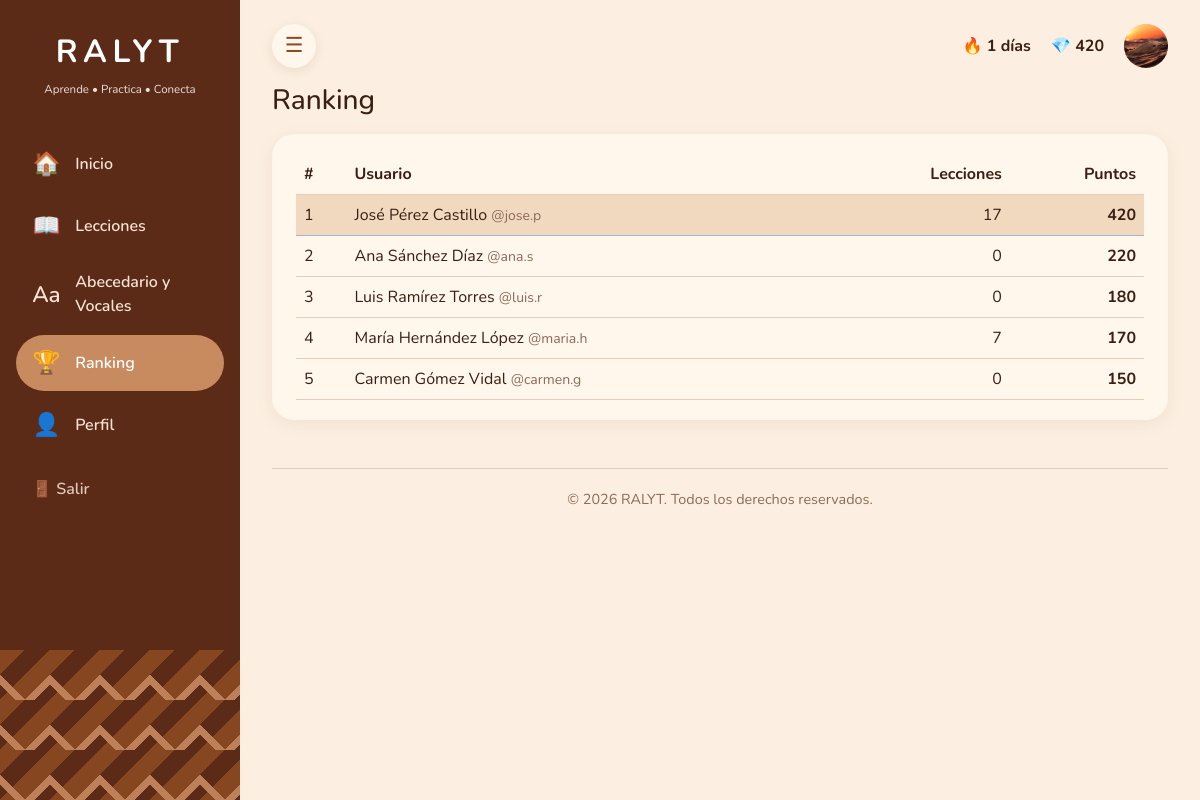
/index.php?ruta=ranking (signed in), run on the app's committed database.
### tables this page shows
CREATE TABLE `usuarios`  (
  `id` int(10) UNSIGNED NOT NULL AUTO_INCREMENT,
  `nombre` varchar(100) NOT NULL,
  `usuario` varchar(30) NOT NULL,
  `correo` varchar(120) NOT NULL,
  `password_hash` varchar(255) NOT NULL,
  `avatar` varchar(255) NULL DEFAULT NULL,
  `puntos` int(10) UNSIGNED NOT NULL DEFAULT 0,
  `racha` int(10) UNSIGNED NOT NULL DEFAULT 0,
  `ultima_actividad` date NULL DEFAULT NULL,
  `creado_en` timestamp NOT NULL DEFAULT current_timestamp(),
  PRIMARY KEY (`id`) USING BTREE,
  UNIQUE INDEX `uq_usuario`(`usuario`) USING BTREE,
  UNIQUE INDEX `uq_correo`(`correo`) USING BTREE
);

### controllers/RankingController.php (called while the page is built)
<?php
class RankingController extends Controlador
{
    public function index(): void {
        $usuario = $this->usuario();
        $this->vista('ranking', [
            'titulo' => 'Ranking', 'activa' => 'ranking', 'usuario' => $usuario,
            'top' => Ranking::top(10), 'miPos' => Ranking::posicion((int)$usuario['id']),
        ]);
    }
}

### index.php (called while the page is built, shortened)
<?php
require __DIR__ . '/resources/class/funciones.php';
spl_autoload_register(function (string $clase) {
    foreach (['controllers', 'models', 'resources/class'] as $carpeta) {
        $archivo = __DIR__ . "/$carpeta/$clase.php";
        if (is_file($archivo)) { require $archivo; return; }
    }
});
$rutas = [
    'portada'    => ['InicioController',   'portada'],
    'login'      => ['AuthController',     'login'],
    'registro'   => ['AuthController',     'registro'],
    'logout'     => ['AuthController',     'logout'],
    'inicio'     => ['InicioController',   'index'],
    'lecciones'  => ['LeccionesController', 'mapa'],
    'actividad'  => ['LeccionesController', 'actividad'],
    'completar'  => ['LeccionesController', 'completar'],
    'resultados' => ['LeccionesController', 'resultados'],
    'ranking'    => ['RankingController',  'index'],
    'abecedario' => ['AbecedarioController', 'index'],
    'perfil'     => ['PerfilController',   'index'],
];
$ruta = $_GET['ruta'] ?? (!empty($_SESSION['uid']) ? 'inicio' : 'portada');
[$controlador, $metodo] = $rutas[$ruta];
(new $controlador())->$metodo();

### resources/class/Conexion.php (called while the page is built, shortened)
<?php
class Conexion
{
    private static ?PDO $pdo = null;
    public static function get(): PDO
    {
        if (self::$pdo === null) {
            try {
                self::$pdo = new PDO('mysql:host=' . self::HOST . ';dbname=' . self::BD . ';charset=utf8mb4', self::USER, self::PASS, [
                    PDO::ATTR_ERRMODE            => PDO::ERRMODE_EXCEPTION,
                    PDO::ATTR_DEFAULT_FETCH_MODE => PDO::FETCH_ASSOC,
                    PDO::ATTR_EMULATE_PREPARES   => false,
                ]);
            } catch (PDOException $e) {
                http_response_code(500);
                exit('No se pudo conectar a la base de datos "ralyt". Revisa resources/class/Conexion.php y que hayas importado ralyt.sql y ralyt_ajustes.sql.');
            }
        }
        return self::$pdo;
    }
}

### models/Usuario.php (called while the page is built, shortened)
<?php
class Usuario
{
    public static function porId(int $id): ?array {
        $q = Conexion::get()->prepare('SELECT * FROM usuarios WHERE id = ?');
        $q->execute([$id]);
        return $q->fetch() ?: null;
    }
    public static function rachaEfectiva(array $u): int {
        $dias = (new DateTime('today'))->diff(new DateTime($u['ultima_actividad']))->days;
        return $dias <= 1 ? (int)$u['racha'] : 0;
    }
}

### resources/class/funciones.php (called while the page is built, shortened)
<?php
function h($v): string { return htmlspecialchars((string)$v, ENT_QUOTES, 'UTF-8'); }
function url(string $ruta = '', array $params = []): string {
    $q = $ruta !== '' ? ['ruta' => $ruta] + $params : $params;
    return 'index.php' . ($q ? '?' . http_build_query($q) : '');
}
function u(string $ruta = '', array $params = []): string { return h(url($ruta, $params)); }

### models/Ranking.php (called while the page is built, shortened)
<?php
class Ranking
{
    public static function top(int $n = 10): array {
        return Conexion::get()->query('SELECT * FROM v_ranking ORDER BY posicion, id LIMIT ' . $n)->fetchAll();
    }
}

### vistas/paginas/ranking.php (the view, shortened to what this page needs)
<h1 class="h3 mb-3">Ranking</h1>
<div class="rl-card">
  <table class="table align-middle mb-0">
    <thead><tr><th>#</th><th>Usuario</th><th class="text-end">Lecciones</th><th class="text-end">Puntos</th></tr></thead>
    <tbody>
    <?php foreach (array_slice($top, 0, 5) as $f): ?>
      <tr class="<?= (int)$f['id'] === (int)$usuario['id'] ? 'table-primary' : '' ?>">
        <td><?= (int)$f['posicion'] ?></td>
        <td><?= h($f['nombre']) ?> <small class="text-muted">@<?= h($f['usuario']) ?></small></td>
        <td class="text-end"><?= (int)$f['lecciones_completadas'] ?></td>
        <td class="text-end fw-bold"><?= (int)$f['puntos'] ?></td>
      </tr>
    <?php endforeach; ?>
    </tbody>
  </table>
</div>

### vistas/templates/topbar.php (shortened to what this page needs)
<div class="rl-top mb-3">
  <button type="button" class="rl-toggle" id="btnMenu" aria-controls="menuLateral" aria-expanded="true" aria-label="Ocultar menú">☰</button>
  <span>🔥 <?= Usuario::rachaEfectiva($usuario) ?> días</span>
  <span>💎 <?= (int)$usuario['puntos'] ?></span>
  <a href="<?= u('perfil') ?>" class="rl-avatar" aria-label="Mi perfil"><img src="<?= $usuario['avatar'] ? h($usuario['avatar']) : 'resources/imagenes/ajolote.png' ?>"<?= $usuario['avatar'] ? ' class="avatar-foto"' : '' ?> alt=""></a>
</div>

### resources/css/style.css (style rules this page uses)
:root { --r-side: #5c2b18; --r-bg: #fcefe1; --r-card: #fff6ec; --r-brown: #8b4a21; --r-orange: #e08a3e; --r-pill: #c88a5f; --r-sand: #f1d9c0; --r-text: #3a1f12; --r-muted: #8a6a58; --bs-body-bg: var(--r-bg); --bs-body-color: var(--r-text); --bs-body-font-family: 'Nunito', sans-serif; }
body { background: var(--r-bg); }
.rl-top { display: flex; justify-content: flex-end; align-items: center; gap: 1.25rem; font-weight: 700; }
.rl-avatar { width: 44px; height: 44px; border-radius: 50%; background: var(--r-side); color: #fff; display: grid; place-items: center; font-size: 1.3rem; }
.rl-card { background: var(--r-card); border-radius: 22px; box-shadow: 0 4px 18px rgba(120, 70, 30, .08); padding: 1.25rem 1.5rem; }
:root { --r-ok: #5b9a4a; --bs-primary: #8b4a21; --bs-primary-rgb: 139,74,33; --bs-secondary: #5c2b18; --bs-secondary-rgb: 92,43,24; --bs-warning: #e9a93a; --bs-warning-rgb: 233,169,58; --bs-info: #4a8f9f; --bs-info-rgb: 74,143,159; --bs-danger: #c4452e; --bs-danger-rgb: 196,69,46; --bs-success: #5b9a4a; --bs-success-rgb: 91,154,74; --bs-secondary-color: var(--r-muted); --bs-secondary-bg: #efe3d8; --bs-border-color: #e4cdb5; --bs-link-color: #8b4a21; --bs-link-color-rgb: 139,74,33; --bs-link-hover-color: #733a18; }
body, button, input, select, textarea { font-family: 'Nunito', sans-serif; }
h1, h2, h3, h4, h5, h6 { font-weight: 800; }
.text-muted { color: var(--r-muted) !important; }
.table { --bs-table-bg: transparent; --bs-table-color: var(--r-text); --bs-table-hover-bg: rgba(139, 74, 33, .06); }
.table-primary { --bs-table-bg: #f1d9c0; --bs-table-color: var(--r-text); }
.rl-avatar { text-decoration: none; overflow: hidden; background: #f7c6c0; }
.rl-avatar img { width: 100%; height: 100%; object-fit: contain; }
.rl-toggle { margin-right: auto; border: 0; width: 44px; height: 44px; border-radius: 50%; background: var(--r-card); color: var(--r-brown); font-size: 1.3rem; box-shadow: 0 3px 12px rgba(120, 70, 30, .12); }
img.avatar-foto, .rl-avatar img.avatar-foto { object-fit: cover; background: transparent; }

### data on the page
usuarios: racha "1", puntos "420", avatar (picture), posicion "1", nombre "José Pérez Castillo", usuario "jose.p", lecciones_completadas "17"
usuarios: posicion "2", nombre "Ana Sánchez Díaz", usuario "ana.s", lecciones_completadas "0", puntos "220"
usuarios: posicion "3", nombre "Luis Ramírez Torres", usuario "luis.r", lecciones_completadas "0", puntos "180"
usuarios: posicion "4", nombre "María Hernández López", usuario "maria.h", lecciones_completadas "7", puntos "170"
usuarios: posicion "5", nombre "Carmen Gómez Vidal", usuario "carmen.g", lecciones_completadas "0", puntos "150"

### other printed values
$ico "🏠"
$texto "Inicio"
$ico "📖"
$texto "Lecciones"
$ico "Aa"
$texto "Abecedario y Vocales"
$ico "🏆"
$texto "Ranking"
$ico "👤"
$texto "Perfil"
